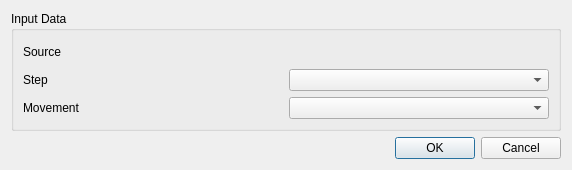
<?xml version="1.0" encoding="UTF-8"?>
<ui version="4.0">
 <class>GeoJourneyDialogBase</class>
 <widget class="QDialog" name="GeoJourneyDialogBase">
  <property name="geometry">
   <rect>
    <x>0</x>
    <y>0</y>
    <width>568</width>
    <height>167</height>
   </rect>
  </property>
  <property name="windowTitle">
   <string>Geo Journey</string>
  </property>
  <layout class="QGridLayout" name="gridLayout">
   <item row="1" column="1">
    <widget class="QDialogButtonBox" name="button_box">
     <property name="orientation">
      <enum>Qt::Horizontal</enum>
     </property>
     <property name="standardButtons">
      <set>QDialogButtonBox::Cancel|QDialogButtonBox::Ok</set>
     </property>
    </widget>
   </item>
   <item row="0" column="0" colspan="2">
    <widget class="QGroupBox" name="inputgroupBox">
     <property name="minimumSize">
      <size>
       <width>550</width>
       <height>120</height>
      </size>
     </property>
     <property name="maximumSize">
      <size>
       <width>650</width>
       <height>440</height>
      </size>
     </property>
     <property name="title">
      <string>Input Data</string>
     </property>
     <layout class="QGridLayout" name="gridLayout_2">
      <item row="0" column="0">
       <widget class="QLabel" name="label">
        <property name="text">
         <string>Source</string>
        </property>
       </widget>
      </item>
      <item row="0" column="2">
       <widget class="QgsFileWidget" name="inputmQgsFileWidget">
        <property name="filter">
         <string>Fichiers CSV (*.csv);;Fichiers texte (*.txt);;Tous les fichiers (*)</string>
        </property>
        <property name="storageMode">
         <enum>QgsFileWidget::GetFile</enum>
        </property>
       </widget>
      </item>
      <item row="1" column="0">
       <widget class="QLabel" name="label_2">
        <property name="text">
         <string>Step</string>
        </property>
       </widget>
      </item>
      <item row="2" column="0">
       <widget class="QLabel" name="label_3">
        <property name="text">
         <string>Movement</string>
        </property>
       </widget>
      </item>
      <item row="1" column="2">
       <widget class="QgsFieldComboBox" name="stepmFieldComboBox"/>
      </item>
      <item row="2" column="2">
       <widget class="QgsFieldComboBox" name="movementmFieldComboBox"/>
      </item>
     </layout>
    </widget>
   </item>
  </layout>
 </widget>
 <customwidgets>
  <customwidget>
   <class>QgsFieldComboBox</class>
   <extends>QComboBox</extends>
   <header>qgsfieldcombobox.h</header>
  </customwidget>
  <customwidget>
   <class>QgsFileWidget</class>
   <extends>QWidget</extends>
   <header>qgsfilewidget.h</header>
  </customwidget>
 </customwidgets>
 <resources/>
 <connections>
  <connection>
   <sender>button_box</sender>
   <signal>accepted()</signal>
   <receiver>GeoJourneyDialogBase</receiver>
   <slot>accept()</slot>
   <hints>
    <hint type="sourcelabel">
     <x>20</x>
     <y>20</y>
    </hint>
    <hint type="destinationlabel">
     <x>20</x>
     <y>20</y>
    </hint>
   </hints>
  </connection>
  <connection>
   <sender>button_box</sender>
   <signal>rejected()</signal>
   <receiver>GeoJourneyDialogBase</receiver>
   <slot>reject()</slot>
   <hints>
    <hint type="sourcelabel">
     <x>20</x>
     <y>20</y>
    </hint>
    <hint type="destinationlabel">
     <x>20</x>
     <y>20</y>
    </hint>
   </hints>
  </connection>
 </connections>
</ui>
